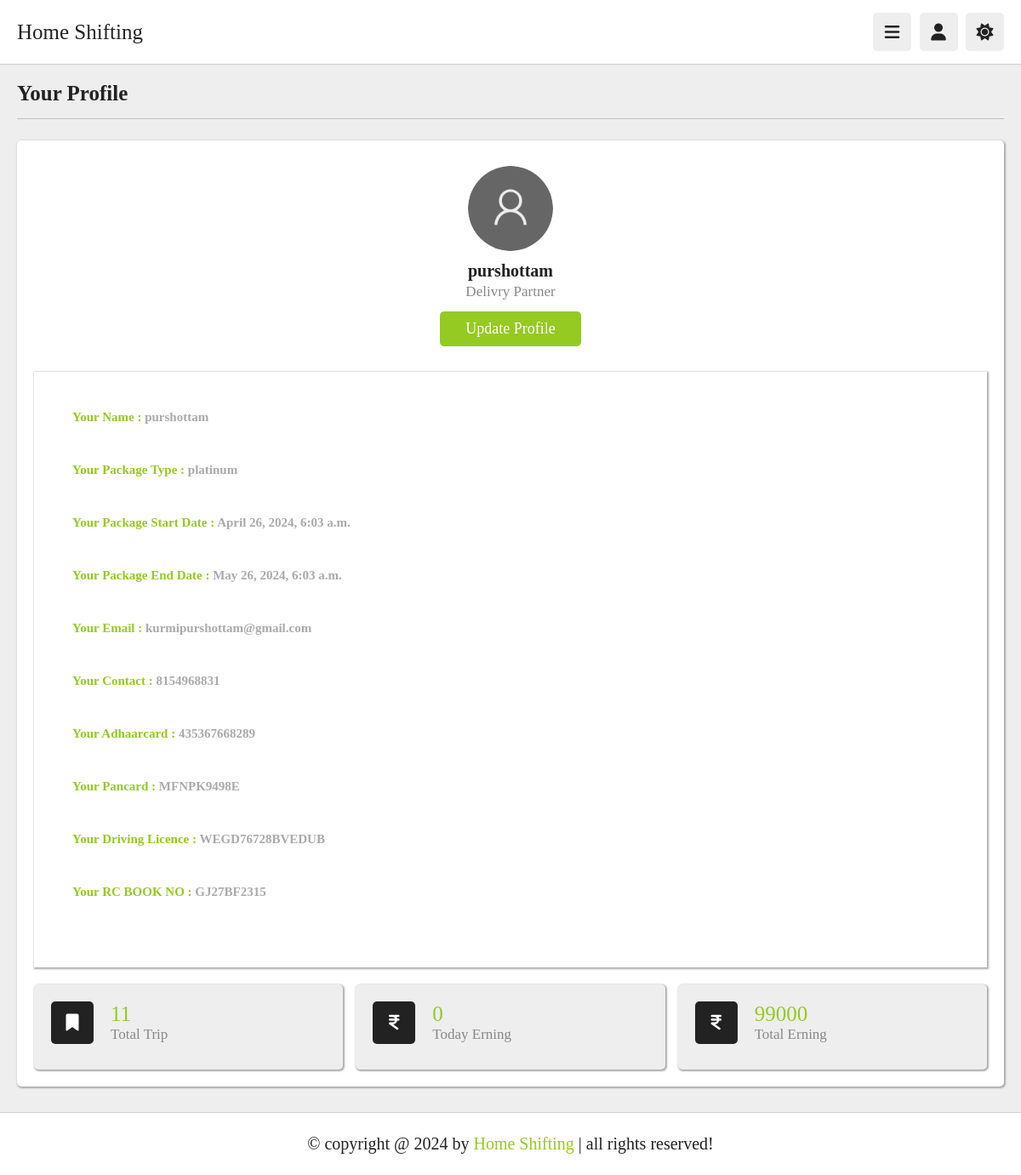
The app's page /attache_partner/delivery_profile (signed in), older data.
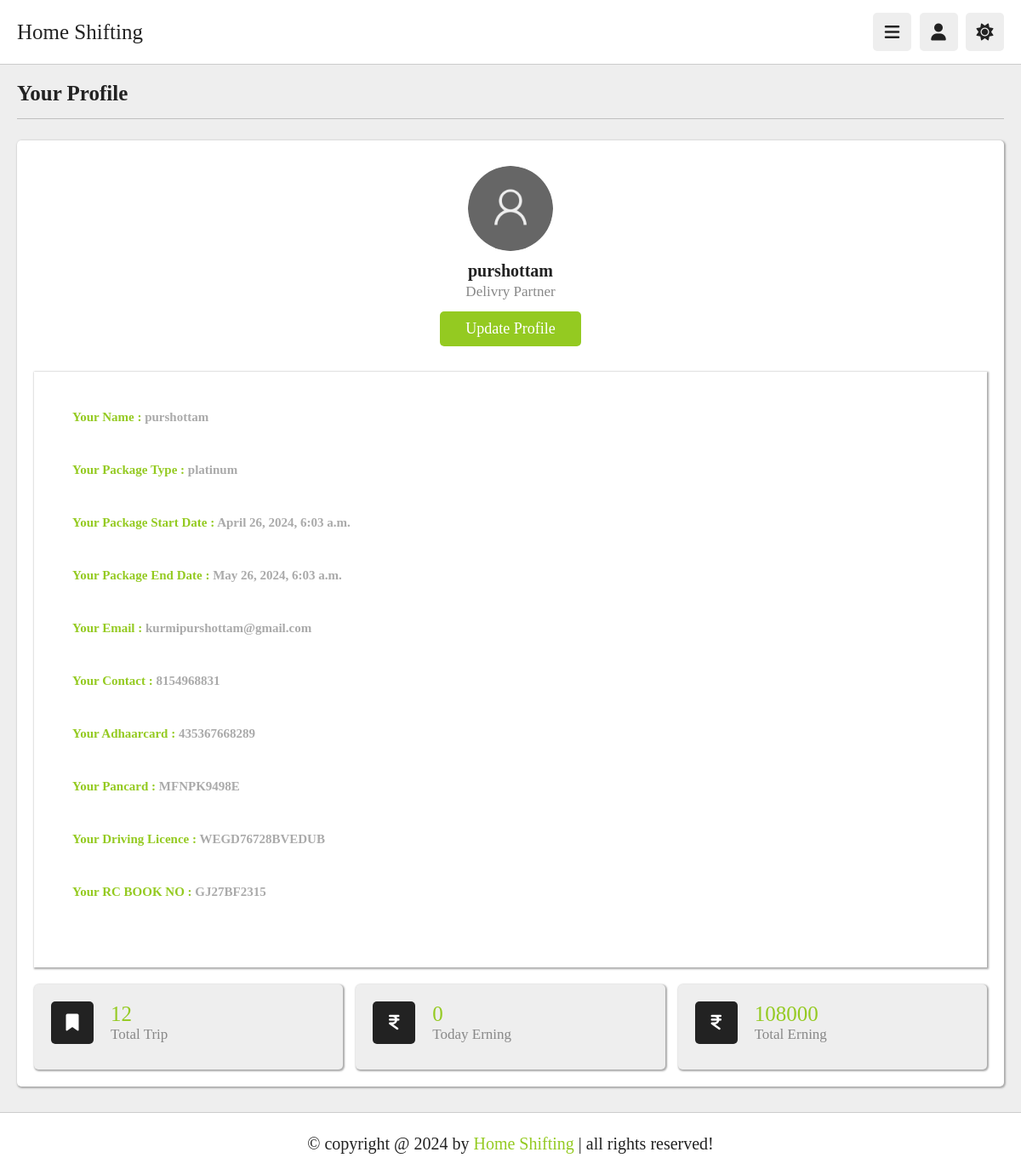
The same page, newer data.
### myapp2/models.py (models this page shows, shortened)
class Truckpartner(models.Model):
	t_name = models.CharField(max_length = 50)
	t_email = models.EmailField(unique=True , max_length = 50)
	t_contact = models.CharField(max_length = 11)
	t_password = models.CharField(max_length = 50)
	t_rcnumber = models.CharField(max_length = 10)
	t_aadharcard_details = models.CharField(max_length = 12 , unique = True)
	t_pancard_details = models.CharField(max_length = 10 , unique = True)
	t_drivinglicence_details = models.CharField(max_length = 15 , unique = True)
	t_picture = models.ImageField(default="profile/default-picture.png",upload_to="profile/")
	status = models.BooleanField(default = False)
	on_work = models.BooleanField(default = False)
	package_type = models.CharField(max_length=20,null=True)
	price = models.PositiveIntegerField(null=True)
	razorpay_order_id=models.CharField(max_length=100,null=True,blank=True)
	razorpay_payment_id=models.CharField(max_length=100,null=True,blank=True)
	start_date = models.DateTimeField(default=timezone.now)
	end_date = models.DateTimeField(null = True)
	truck_type = models.CharField(max_length=20,null = True)

class Rides(models.Model):
	truckpartner = models.ForeignKey(Truckpartner,on_delete = models.CASCADE, null = True)
	total_trip = models.PositiveIntegerField(default = 0 , null = True)
	start_time = models.DateTimeField(null = True)
	expiry_time = models.DateTimeField(null = True)
	today_earning = models.PositiveBigIntegerField(default = 0, null = True)
	total_earning = models.PositiveBigIntegerField(default = 0, null = True)
	def __str__(self):
	    return self.truckpartner.t_name

### myapp2/views.py (the view)
# urls.py: path('delivery_profile', views.delivery_profile, name='delivery_profile'),
def delivery_profile(request):
    truckpartner = Truckpartner.objects.get(t_email = request.session['email'])
    ride = Rides.objects.get(truckpartner = truckpartner)
    print("555555555555555555555555555555555555555555555555555555555555555555555555555",ride)
    try:
        current_datetime = timezone.now()
        if ride.expiry_time is not None:
            if current_datetime >= ride.expiry_time:
                ride.today_earning = 0
                ride.save()
            print(ride.today_earning)
            return render(request,'delivery_profile.html',{"truckpartner":truckpartner , 'ride':ride})
        else:
            return render(request,'delivery_profile.html',{"truckpartner":truckpartner , 'ride':ride})
    except:
        return render(request,'delivery_profile.html',{"truckpartner":truckpartner , 'ride':ride})

### myapp2/templates/delivery_profile.html
{% extends "delivery_header.html" %}
{% load static %}
{% block  content %}
<section class="user-profile"  >
   <h1 class="heading">your profile</h1>
   <div class="info" style="box-shadow: 1px 1px 2px 1px #aaaaaa;">
      <div class="user">
         <img src="{{truckpartner.t_picture.url}}" alt="">
         <h3>{{truckpartner.t_name}}</h3>
         <p>Delivry Partner</p>
         <a href="{% url 'delivery_profile_update' %}" class="inline-btn">update profile</a>
      </div>
      <div class="box" style="height: 70rem; box-shadow: 1px 1px 2px 1px #aaaaaa;">
         <h2 style="color: #94CA21; padding-top: 4.5rem; padding-left: 4.5rem;">Your Name : <span style="color:#aaaaaa;">{{truckpartner.t_name}}</span></h2>
         <h2 style="color: #94CA21; padding-top: 4.5rem; padding-left: 4.5rem;">Your Package Type : <span style="color:#aaaaaa;">{{truckpartner.package_type}}</span></h2>
         <h2 style="color: #94CA21; padding-top: 4.5rem; padding-left: 4.5rem;">Your Package Start Date : <span style="color:#aaaaaa;">{{truckpartner.start_date}}</span></h2>
         <h2 style="color: #94CA21; padding-top: 4.5rem; padding-left: 4.5rem;">Your Package End Date : <span style="color:#aaaaaa;">{{truckpartner.end_date}}</span></h2>
         <h2 style="color: #94CA21; padding-top: 4.5rem; padding-left: 4.5rem;">Your Email : <span style="color:#aaaaaa;">{{truckpartner.t_email}}</span></h2>
         <h2 style="color: #94CA21; padding-top: 4.5rem; padding-left: 4.5rem;">Your Contact : <span style="color:#aaaaaa;">{{truckpartner.t_contact}}</span></h2>
         <h2 style="color: #94CA21; padding-top: 4.5rem; padding-left: 4.5rem;">Your Adhaarcard : <span style="color:#aaaaaa;">{{truckpartner.t_aadharcard_details}}</span></h2>
         <h2 style="color: #94CA21; padding-top: 4.5rem; padding-left: 4.5rem;">Your Pancard : <span style="color:#aaaaaa;">{{truckpartner.t_pancard_details}}</span></h2>
         <h2 style="color: #94CA21; padding-top: 4.5rem; padding-left: 4.5rem;">Your Driving Licence : <span style="color:#aaaaaa;">{{truckpartner.t_drivinglicence_details}}</span></h2>
         <h2 style="color: #94CA21; padding-top: 4.5rem; padding-left: 4.5rem;">Your RC BOOK NO : <span style="color:#aaaaaa;">{{truckpartner.t_rcnumber}}</span></h2>
      </div>
      <div class="box-container" style="margin-top: 20px;">
         <div class="box" style="box-shadow: 1px 1px 2px 1px #aaaaaa;">
            <div class="flex">
               <i class="fas fa-bookmark"></i>
               <div>
                  <span>{{ride.total_trip}}</span>
                  <p>Total Trip</p>
               </div>
            </div>
         </div>
         <div class="box" style="box-shadow: 1px 1px 2px 1px #aaaaaa;"  >
            <div class="flex">
               <i class="fa-solid fa-indian-rupee-sign"></i>
               <div>
                  <span>{{ride.today_earning}}</span>
                  <p>Today Erning</p>
               </div>
            </div>
         </div>
         <div class="box" style="box-shadow: 1px 1px 2px 1px #aaaaaa;">
            <div class="flex">
               <i class="fa-solid fa-indian-rupee-sign"></i>
               <div>
                  <span>{{ride.total_earning}}</span>
                  <p>Total Erning</p>
               </div>
            </div>
         </div>
      </div>
   </div>
</section>
{% endblock %}

### myapp2/templates/delivery_header.html (shortened to what this page needs)
{% load static %}
<!DOCTYPE html>
<html lang="en">
<head>
   <link rel="stylesheet" href="https://cdnjs.cloudflare.com/ajax/libs/font-awesome/6.1.2/css/all.min.css">
   <link rel="stylesheet" href="{% static 'myapp2/css/style.css' %}">
</head>
<body>
   <header class="header">
      <section class="flex">
         <a href="{% url 'delivery_index' %}" class="logo">Home Shifting</a>
         <div class="icons">
            <div id="menu-btn" class="fas fa-bars"></div>
            <div id="user-btn" class="fas fa-user"></div>
            <div id="toggle-btn" class="fas fa-sun"></div>
         </div>
      </section>
   </header>
{% block  content %}
{% endblock  %}
<footer class="footer">
    &copy; copyright @ 2024 by <span>Home Shifting</span> | all rights reserved!
 </footer>
 </body>
 </html>

### myapp2/static/myapp2/css/style.css (style rules this page uses)
:root { --main-color:#94CA21; --red:#e74c3c; --orange:#f39c12; --light-color:#888; --light-bg:#eee; --black:#222222; --white:#fff; --border:.1rem solid rgba(0,0,0,.2); }
* { font-family: 'Kalam', cursive; margin:0; padding:0; box-sizing: border-box; outline: none; border:none; text-decoration: none; }
html { font-size: 62.5%; overflow-x: hidden; }
body { background-color: var(--light-bg); padding-left: 30rem; }
section { padding:2rem; margin: 0 auto; max-width: 1200px; }
.heading { font-size: 2.5rem; color:var(--black); margin-bottom: 2.5rem; border-bottom: var(--border); padding-bottom: 1.5rem; text-transform: capitalize; }
.inline-btn, .inline-option-btn, .inline-delete-btn, .btn, .delete-btn, .option-btn { border-radius: .5rem; color:#fff; font-size: 1.8rem; cursor: pointer; text-transform: capitalize; padding:1rem 3rem; text-align: center; margin-top: 1rem; }
.inline-btn, .inline-option-btn, .inline-delete-btn { display: inline-block; }
.btn, .inline-btn { background-color: var(--main-color); }
.header { position: sticky; top:0; left:0; right: 0; background-color: var(--white); z-index: 1000; border-bottom: var(--border); }
.header .flex { display: flex; align-items: center; justify-content: space-between; position: relative; padding: 1.5rem 2rem; }
.header .flex .logo { font-size: 2.5rem; color: var(--black); }
.header .flex .icons div { font-size: 2rem; color:var(--black); background-color: var(--light-bg); border-radius: .5rem; height: 4.5rem; width: 4.5rem; line-height: 4.5rem; cursor: pointer; text-align: center; margin-left: .7rem; }
.user-profile .info { background-color: var(--white); border-radius: .5rem; padding: 2rem; }
.user-profile .info .user { text-align: center; margin-bottom: 2rem; padding: 1rem; }
.user-profile .info .user img { height: 10rem; width: 10rem; border-radius: 50%; object-fit: cover; margin-bottom: 1rem; }
.user-profile .info .user h3 { font-size: 2rem; color: var(--black); }
.user-profile .info .user p { font-size: 1.7rem; color: var(--light-color); padding: .3rem 0; }
.user-profile .info .box-container { display: flex; flex-wrap: wrap; gap: 1.5rem; }
.user-profile .info .box-container .box { background-color: var(--light-bg); border-radius: .5rem; padding: 2rem; flex: 1 1 25rem; }
.user-profile .info .box-container .box .flex { display: flex; align-items: center; gap: 2rem; margin-bottom: 1rem; }
.user-profile .info .box-container .box .flex i { font-size:2rem; color: var(--white); background-color: var(--black); text-align: center; border-radius: .5rem; height: 5rem; width: 5rem; line-height: 4.9rem; }
.user-profile .info .box-container .box .flex span { font-size: 2.5rem; color: var(--main-color); }
.user-profile .info .box-container .box .flex p { color: var(--light-color); font-size: 1.7rem; }
.footer { background-color: var(--white); border-top: var(--border); position: sticky; bottom: 0; left: 0; right: 0; text-align: center; font-size: 2rem; padding:2.5rem 2rem; color:var(--black); margin-top: 1rem; z-index: 1000; }
.footer span { color:var(--main-color); }
@media (max-width:1200px) { body { padding-left: 0; } }

Row changes from the older to the newer data that the page shows:
changed Rides: total_trip "11" → "12"; total_earning "99000" → "108000"
